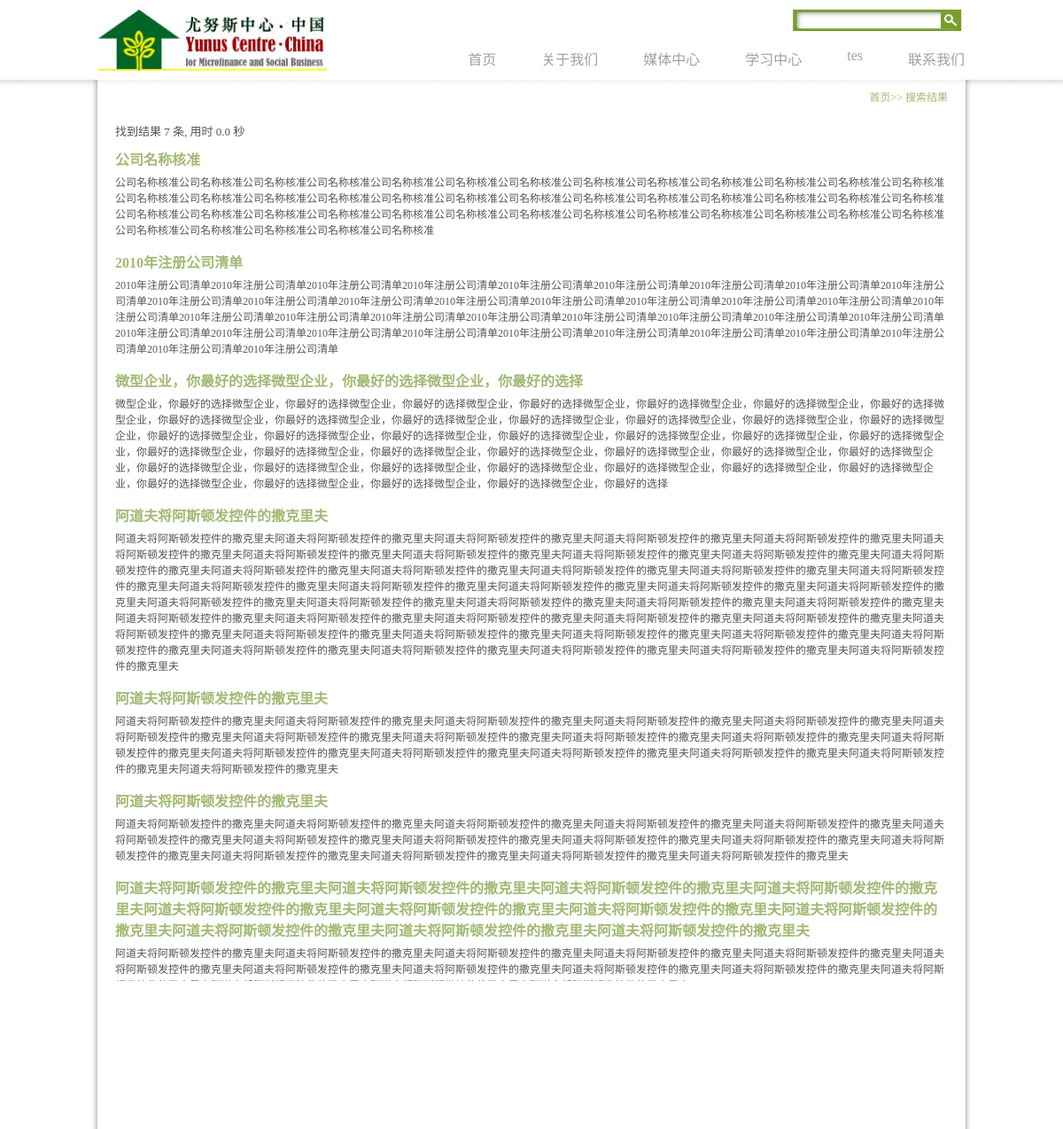
Screenshot of /search with the database file from the repository.
### centre/models.py (models this page shows, shortened)
class Menu(models.Model):
    name = models.CharField(u'名称', max_length=50)
    name_english = models.CharField(u'英文名称', max_length=50, blank=True)
    order = models.IntegerField(u'排序')
    image = models.ImageField(u'图片', upload_to="menu", blank=True, help_text=u"图片大小为980px x 240px, 否则页面布局会出现不协调")
    parent = models.ForeignKey('Menu', verbose_name= u'父级', null=True, blank=True, related_name='menu_items')
    deletable = models.BooleanField(u'是否可删除', default=True)
    class Meta:
        verbose_name = u'菜单'
        verbose_name_plural= u'菜单'
    def has_child(self):
        return Menu.objects.filter(parent__id=self.id)

class Article(models.Model):
    menu = models.ForeignKey(Menu, verbose_name= u'菜单栏', null=True, blank=True, related_name="articles")
    title = models.CharField(u'标题', max_length=200)
    title_english = models.CharField(u'英文标题', max_length=200, blank=True)
    summary = models.TextField(u'概要')
    summary_english = models.TextField(u'英文概要')
    body = models.TextField(u'内容')
    body_english = models.TextField(u'英文内容', blank=True)
    image = models.ImageField(u'图片', upload_to="articles", help_text=u"图片大小为980px x 240px, 否则页面布局会出现不协调")
    created = models.DateTimeField(u'新建日期', auto_now_add=True)
    modified = models.DateTimeField(u'最后修改日期', auto_now=True)
    class Meta:
        verbose_name = u'文章'
        verbose_name_plural= u'文章'

### yunus/views.py (the view)
# urls.py: url(r'^search$', 'yunus.views.search', name='search'),
def search(request):
    import datetime
    from django.db.models import Q
    s = datetime.datetime.now()
    q = request.GET.get('q', '')
    results = Article.objects.filter(
        Q(title__contains=q) |
        Q(title_english__contains=q) |
        Q(body__contains=q) |
        Q(body_english__contains=q)
    )
    e = datetime.datetime.now()
    seconds = abs((s-e).total_seconds())
    return render(request, 'search_result.html', locals())

### centre/templatetags/tran.py (called while the page is built)
def tran(obj, field, lang_cod):
	field += '' if lang_cod == 'zh-cn' else '_english'
	return getattr(obj, field)

### yunus/processors.py (called while the page is built)
def menus(request):
	menus = Menu.objects.filter(parent=None).order_by('order')
	return {'menus': menus}

### templates/search_result.html (shortened to what this page needs)
{% extends 'base.html' %}
{% load tran %}
{% block navigation %}
<div class="navigation">
    <span class="right">
        <a href="/">首页</a>>>
        <span>搜索结果</span>
    </span>
</div>
{% endblock %}
{% block content %}
<div id="id_results">
<div id="id_summary">找到结果 {{results.count}} 条, 用时 {{seconds}} 秒</div>
{% for res in results %}
<div id="id_result">
	<div id="id_title"><a href="/centre/article/{{res.id}}">{% tran res "title" request.LANGUAGE_CODE%}</a></div>
	<div id="id_body">{% tran res "body" request.LANGUAGE_CODE%}</div>
</div>
{% endfor %}
</div>
{% endblock %}

### templates/base.html (shortened to what this page needs)
{% load i18n %}
<!DOCTYPE html PUBLIC "-//W3C//DTD XHTML 1.0 Transitional//EN" "http://www.w3.org/TR/xhtml1/DTD/xhtml1-transitional.dtd">
<html xmlns="http://www.w3.org/1999/xhtml">
<head>
    <link href="/static/css/style.css" type="text/css" rel="stylesheet" />
    <link href="/static/css/menu.css" type="text/css" rel="stylesheet" />
</head>
<body><div>{{requst.LANGUAGE_CODE}}</div>
    <div id="header">
        <div id="logo">
            <a href="/">
                <img src="/static/image/logo.jpg" />
            </a>
        </div>
        <div id="search-box">
            <form action="/search">
                <input class="search_text" type="text" name="q" />
                <input class="search_button" type="submit" value="" />
            </form>
        </div>
        <div id="menu-box">
            {% include "menus.html" %}
        </div>
    </div>
    <div id="container">
        <div class="bgwraper">
            <div id="content">
                {% block navigation %}{% endblock %}
                {% block content %}{% endblock %}
            </div>
            <div class="rel-links">
                <a href=""><img src="/static/image/sina.jpg" alt="" /></a>
                <a href="/latest/feed/"><img src="/static/image/feed.jpg" alt="" /></a>
                <a href=""><img src="/static/image/blog.jpg" alt="" /></a>
                <a id="id_change_lang" href="/change_language/" onclick="change_language()"><img src="/static/image/en.jpg" alt="" /></a>
            </div>
            <div id="footer">
                <span id="footer-info">
                   <span>尤怒斯中心-中国 版权所有</span>
                   <span>&copy; 2012 inc. Yunus Centre &bull; China All rights releaved</span>
                </span>
            </div>
        </div>
    </div>
</body>

### templates/menus.html (shortened to what this page needs)
{% load tran %}
<ul id="menus">
	<li><a href="/">
	{% if request.LANGUAGE_CODE == 'zh-cn' %}首页{% else %}Home{% endif %}
	</a></li>
	{% for menu in menus %}
	<li>
		<a href="/menu/{{menu.id}}" {% if menu.has_child %}onclick="return false;"{% endif %} onmouseover="mopen('menuitems{{menu.id}}')" onmouseout="mclosetime()">{% tran menu "name" request.LANGUAGE_CODE %}</a>
	</li>
	{% endfor %}
	<li><a href="/contact-us">
	{% if request.LANGUAGE_CODE == 'zh-cn' %}联系我们{% else %}Contact Us{% endif %}
	</a></li>
</ul>

### static/css/style.css (style rules this page uses)
body { font-family: "微软雅黑"; padding: 0; margin: 0; }
img, a img { border: none; }
#header, #content, #footer, .rel-links { width: 980px; margin: 0 auto; border: 1px; }
#header { height: 90px; position: relative; }
#logo { width: 250px; padding: 10px 0; position: absolute; left: 0; }
#search-box { width: 200px; height: 25px; margin-top: 10px; position: absolute; right: 0; background: url(/static/image/bg_search_box.jpg) no-repeat center; }
.search_text { border: none; margin: 4px 0 0 9px; padding-left: 5px; width: 158px; height: 18px; background: url(/static/image/bg_search_text.jpg) no-repeat; float: left; }
.search_button { border: none; width: 23px; background: none; height: 25px; float: left; }
.navigation { font-size: 12px; color: #a2b973; margin: 10px 0; padding-right: 20px; }
.navigation a { text-decoration: none; color: #a2b973; font-weight: blod; }
.right { float: right; display: block; }
#container { position: relative; height: 10px; width: 100%; background-image: url(/static/image/bg_content_top.jpg); background-repeat: repeat-x; background-position: top; }
.bgwraper { background-image: url(/static/image/bg_content.png); background-repeat: repeat-y; background-attachment:fixed; background-position: center; position: absolute; width: 100%; z-index: 2; }
.rel-links { margin: 0 auto; padding: 50px 20px 10px 0; text-align: right; }
#footer { text-align: center; font-size: 11px; background-color: #a2b973; height: 30px; color: white; }
#footer #footer-info { padding: 6px; display: block; }

### static/css/menu.css (style rules this page uses)
#menu-box { position: absolute; right: 0; top: 50px; font-size: 16px; }
#menus { margin: 0 auto; z-index: 30; height:23px; }
#menus li { margin: 0; padding: 0; list-style: none; float: left; padding: 4px 25px; }
#menus li:last-child { padding-right: 0px; }
#menus li a { display: block; margin: 0 1px 0 0; #padding: 4px 25px; color: #A0A0A0; text-align: left; text-decoration: none; }

### templates/search_result.html (style rules this page uses)
#id_results { padding: 20px; }
#id_title { margin: 5px 0; }
#id_title a { text-decoration: none; color: #a2b973; font-size: 16px; font-weight: bold; }
#id_body, #id_summary { font-size: 12px; color: #555555; margin-bottom: 15px; }
#id_summary { margin-bottom: 10px; font-size: 13px; }

### rows the page displays
Menu: name "关于我们"
Menu: name "媒体中心"
Menu: name "学习中心"
Menu: name "tes"
Article: title "公司名称核准", body "公司名称核准公司名称核准公司名称核准公司名称核准公司名称核准公司名称核准公司名称核准公司名称核准公司名称核准公司名称核准公司名称核准公司名称核准公司名称核准公司名称核准公司名称核准公司名称核准公司名称核准公司名称核准公司名称核准公司名称核准公司名称核准公司名称核准公司名称核准公司名称核准公司名称核准公司名称核准公司名称核准公司名称核准公司名称核准公司名称核准公司名称核准公司名称核准公司名称核准公司名称核准公司名称核准公司名称核准公司名称核准公司名称核准公司名称核准公司名称核准公司名称核准公司名称核准公司名称核准公司名称核准"
Article: title "2010年注册公司清单", body "2010年注册公司清单2010年注册公司清单2010年注册公司清单2010年注册公司清单2010年注册公司清单2010年注册公司清单2010年注册公司清单2010年注册公司清单2010年注册公司清单2010年注册公司清单2010年注册公司清单2010年注册公司清单2010年注册公司清单2010年注册公司清单2010年注册公司清单2010年注册公司清单2010年注册公司清单2010年注册公司清单2010年注册公司清单2010年注册公司清单2010年注册公司清单2010年注册公司清单2010年注册公司清单2010年注册公司清单2010年注册公司清单2010年注册公司清单2010年注册公司清单2010年注册公司清单2010年注册公司清单2010年注册公司清单2010年注册公司清单2010年注册公司清单2010年注册公司清单2010年注册公司清单2010年注册公司清单2010年注册公司清单2010年注册公司清单"
Article: title "微型企业，你最好的选择微型企业，你最好的选择微型企业，你最好的选择", body "微型企业，你最好的选择微型企业，你最好的选择微型企业，你最好的选择微型企业，你最好的选择微型企业，你最好的选择微型企业，你最好的选择微型企业，你最好的选择微型企业，你最好的选择微型企业，你最好的选择微型企业，你最好的选择微型企业，你最好的选择微型企业，你最好的选择微型企业，你最好的选择微型企业，你最好的选择微型企业，你最好的选择微型企业，你最好的选择微型企业，你最好的选择微型企业，你最好的选择微型企业，你最好的选择微型企业，你最好的选择微型企业，你最好的选择微型企业，你最好的选择微型企业，你最好的选择微型企业，你最好的选择微型企业，你最好的选择微型企业，你最好的选择微型企业，你最好的选择微型企业，你最好的选择微型企业，你最好的选择微型企业，你最好的选择微型企业，你最好的选择微型企业，你最好的选择微型企业，你最好的选择微型企业，你最好的选择微型企业，你最好的选择微型企业，你最好的选择微型企业，你最好的选择微型企业，你最好的选择微型企业，你最好的选择微型企业，你最好的选择"
Article: title "阿道夫将阿斯顿发控件的撒克里夫", body "阿道夫将阿斯顿发控件的撒克里夫阿道夫将阿斯顿发控件的撒克里夫阿道夫将阿斯顿发控件的撒克里夫阿道夫将阿斯顿发控件的撒克里夫阿道夫将阿斯顿发控件的撒克里夫阿道夫将阿斯顿发控件的撒克里夫阿道夫将阿斯顿发控件的撒克里夫阿道夫将阿斯顿发控件的撒克里夫阿道夫将阿斯顿发控件的撒克里夫阿道夫将阿斯顿发控件的撒克里夫阿道夫将阿斯顿发控件的撒克里夫阿道夫将阿斯顿发控件的撒克里夫阿道夫将阿斯顿发控件的撒克里夫阿道夫将阿斯顿发控件的撒克里夫阿道夫将阿斯顿发控件的撒克里夫阿道夫将阿斯顿发控件的撒克里夫阿道夫将阿斯顿发控件的撒克里夫阿道夫将阿斯顿发控件的撒克里夫阿道夫将阿斯顿发控件的撒克里夫阿道夫将阿斯顿发控件的撒克里夫阿道夫将阿斯顿发控件的撒克里夫阿道夫将阿斯顿发控件的撒克里夫阿道夫将阿斯顿发控件的撒克里夫阿道夫将阿斯顿发控件的撒克里夫阿道夫将阿斯顿发控件的撒克里夫阿道夫将阿斯顿发控件的撒克里夫阿道夫将阿斯顿发控件的撒克里夫阿道夫将阿斯顿发控件的撒克里夫阿道夫将阿斯顿发控件的撒克里夫阿道夫将阿斯顿发控件的撒克里夫阿道夫将阿斯顿发控件的撒克里夫阿道夫将阿斯顿发控件的撒克里夫阿道夫将阿斯顿发控件的撒克里夫阿道夫将阿斯顿发控件的撒克里夫阿道夫将阿斯顿发控件的撒克里夫阿道夫将阿斯顿发控件的撒克里夫阿道夫将阿斯顿发控件的撒克里夫阿道夫将阿斯顿发控件的撒克里夫阿道夫将阿斯顿发控件的撒克里夫阿道夫将阿斯顿发控件的撒克里夫阿道夫将阿斯顿发控件的撒克里夫阿道夫将阿斯顿发控件的撒克里夫"
Article: title "阿道夫将阿斯顿发控件的撒克里夫", body "阿道夫将阿斯顿发控件的撒克里夫阿道夫将阿斯顿发控件的撒克里夫阿道夫将阿斯顿发控件的撒克里夫阿道夫将阿斯顿发控件的撒克里夫阿道夫将阿斯顿发控件的撒克里夫阿道夫将阿斯顿发控件的撒克里夫阿道夫将阿斯顿发控件的撒克里夫阿道夫将阿斯顿发控件的撒克里夫阿道夫将阿斯顿发控件的撒克里夫阿道夫将阿斯顿发控件的撒克里夫阿道夫将阿斯顿发控件的撒克里夫阿道夫将阿斯顿发控件的撒克里夫阿道夫将阿斯顿发控件的撒克里夫阿道夫将阿斯顿发控件的撒克里夫阿道夫将阿斯顿发控件的撒克里夫阿道夫将阿斯顿发控件的撒克里夫阿道夫将阿斯顿发控件的撒克里夫"
Article: title "阿道夫将阿斯顿发控件的撒克里夫", body "阿道夫将阿斯顿发控件的撒克里夫阿道夫将阿斯顿发控件的撒克里夫阿道夫将阿斯顿发控件的撒克里夫阿道夫将阿斯顿发控件的撒克里夫阿道夫将阿斯顿发控件的撒克里夫阿道夫将阿斯顿发控件的撒克里夫阿道夫将阿斯顿发控件的撒克里夫阿道夫将阿斯顿发控件的撒克里夫阿道夫将阿斯顿发控件的撒克里夫阿道夫将阿斯顿发控件的撒克里夫阿道夫将阿斯顿发控件的撒克里夫阿道夫将阿斯顿发控件的撒克里夫阿道夫将阿斯顿发控件的撒克里夫阿道夫将阿斯顿发控件的撒克里夫阿道夫将阿斯顿发控件的撒克里夫"
Article: title "阿道夫将阿斯顿发控件的撒克里夫阿道夫将阿斯顿发控件的撒克里夫阿道夫将阿斯顿发控件的撒克里夫阿道夫将阿斯顿发控件的撒克里夫阿道夫将阿斯顿发控件的撒克里夫阿道夫将阿斯顿发控件的撒克里夫阿道夫将阿斯顿发控件的撒克里夫阿道夫将阿斯顿发控件的撒克里夫阿道夫将阿斯顿发控件的撒克里夫阿道夫将阿斯顿发控件的撒克里夫阿道夫将阿斯顿发控件的撒克里夫", body "阿道夫将阿斯顿发控件的撒克里夫阿道夫将阿斯顿发控件的撒克里夫阿道夫将阿斯顿发控件的撒克里夫阿道夫将阿斯顿发控件的撒克里夫阿道夫将阿斯顿发控件的撒克里夫阿道夫将阿斯顿发控件的撒克里夫阿道夫将阿斯顿发控件的撒克里夫阿道夫将阿斯顿发控件的撒克里夫阿道夫将阿斯顿发控件的撒克里夫阿道夫将阿斯顿发控件的撒克里夫阿道夫将阿斯顿发控件的撒克里夫阿道夫将阿斯顿发控件的撒克里夫阿道夫将阿斯顿发控件的撒克里夫阿道夫将阿斯顿发控件的撒克里夫"

### other values shown
{{ results.count }} "7"
